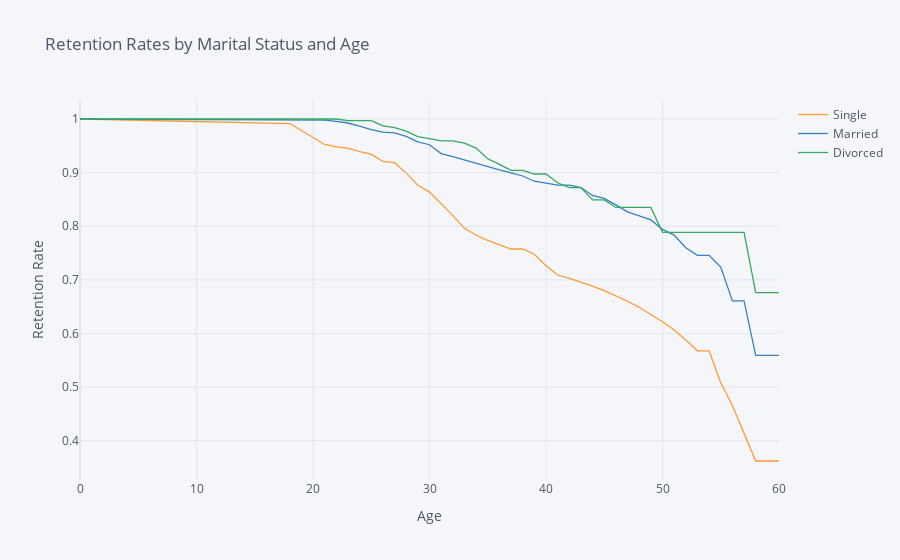

Write notebook code for a chart like this one.
### Markdown cell above
## 5. Let's also look at the marital status curves by employee age. Generate and plot the survival curves showing retention rates by marital status and age.

### Code cell
cinco =  survival(data, 'MaritalStatus', 'Age', 'Attrition')
cinco.iplot(kind='line', xTitle='Age', yTitle='Retention Rate',
            title='Retention Rates by Marital Status and Age')

### Figure 1 — Plotly figure (JSON) as saved in the notebook; plotly's stock layout.template omitted (floating-point values rounded to 4 significant figures)
{"data": [{"line": {"color": "rgba(255, 153, 51, 1.0)", "dash": "solid", "shape": "linear", "width": 1.3}, "mode": "lines", "name": "Single", "text": "", "type": "scatter", "x": [0, 18, 19, 20, 21, 22, 23, 24, 25, 26, 27, 28, 29, 30, 31, 32, 33, 34, 35, 36, 37, 38, 39, 40, 41, 42, 43, 44, 45, 46, 47, 48, 49, 50, 51, 52, 53, 54, 55, 56, 57, 58, 59, 60], "y": [1, 0.9915, 0.9786, 0.9657, 0.9525, 0.9481, 0.9459, 0.9391, 0.9346, 0.9208, 0.9185, 0.899, 0.8765, 0.8636, 0.8421, 0.8198, 0.7961, 0.7837, 0.7734, 0.7659, 0.7575, 0.7575, 0.7477, 0.7263, 0.709, 0.7027, 0.6957, 0.6882, 0.6799, 0.6705, 0.6601, 0.6488, 0.636, 0.6219, 0.6064, 0.588, 0.5677, 0.5677, 0.508, 0.4656, 0.4139, 0.3622, 0.3622, 0.3622]}, {"line": {"color": "rgba(55, 128, 191, 1.0)", "dash": "solid", "shape": "linear", "width": 1.3}, "mode": "lines", "name": "Married", "text": "", "type": "scatter", "x": [0, 18, 19, 20, 21, 22, 23, 24, 25, 26, 27, 28, 29, 30, 31, 32, 33, 34, 35, 36, 37, 38, 39, 40, 41, 42, 43, 44, 45, 46, 47, 48, 49, 50, 51, 52, 53, 54, 55, 56, 57, 58, 59, 60], "y": [1, 0.9978, 0.9978, 0.9978, 0.9978, 0.9955, 0.9925, 0.9865, 0.9804, 0.9757, 0.9741, 0.9675, 0.9573, 0.952, 0.9355, 0.9297, 0.9235, 0.9171, 0.9103, 0.9052, 0.8996, 0.8937, 0.884, 0.8805, 0.8766, 0.8766, 0.8721, 0.8574, 0.8521, 0.8399, 0.8267, 0.8195, 0.8118, 0.7941, 0.7835, 0.7598, 0.7457, 0.7457, 0.7238, 0.6608, 0.6608, 0.5592, 0.5592, 0.5592]}, {"line": {"color": "rgba(50, 171, 96, 1.0)", "dash": "solid", "shape": "linear", "width": 1.3}, "mode": "lines", "name": "Divorced", "text": "", "type": "scatter", "x": [0, 18, 19, 20, 21, 22, 23, 24, 25, 26, 27, 28, 29, 30, 31, 32, 33, 34, 35, 36, 37, 38, 39, 40, 41, 42, 43, 44, 45, 46, 47, 48, 49, 50, 51, 52, 53, 54, 55, 56, 57, 58, 59, 60], "y": [1, 1, 1, 1, 1, 1, 0.9969, 0.9969, 0.9969, 0.9873, 0.9841, 0.9774, 0.967, 0.9633, 0.9594, 0.9594, 0.955, 0.9458, 0.9258, 0.9153, 0.9041, 0.9041, 0.8974, 0.8974, 0.8811, 0.8719, 0.8719, 0.849, 0.849, 0.8351, 0.8351, 0.8351, 0.8351, 0.7887, 0.7887, 0.7887, 0.7887, 0.7887, 0.7887, 0.7887, 0.7887, 0.676, 0.676, 0.676]}], "layout": {"autosize": true, "legend": {"bgcolor": "#F5F6F9", "font": {"color": "#4D5663"}}, "paper_bgcolor": "#F5F6F9", "plot_bgcolor": "#F5F6F9", "title": {"font": {"color": "#4D5663"}, "text": "Retention Rates by Marital Status and Age"}, "xaxis": {"autorange": true, "gridcolor": "#E1E5ED", "range": [0, 60], "showgrid": true, "tickfont": {"color": "#4D5663"}, "title": {"font": {"color": "#4D5663"}, "text": "Age"}, "type": "linear", "zerolinecolor": "#E1E5ED"}, "yaxis": {"autorange": true, "gridcolor": "#E1E5ED", "range": [0.3267, 1.035], "showgrid": true, "tickfont": {"color": "#4D5663"}, "title": {"font": {"color": "#4D5663"}, "text": "Retention Rate"}, "type": "linear", "zerolinecolor": "#E1E5ED"}}}
